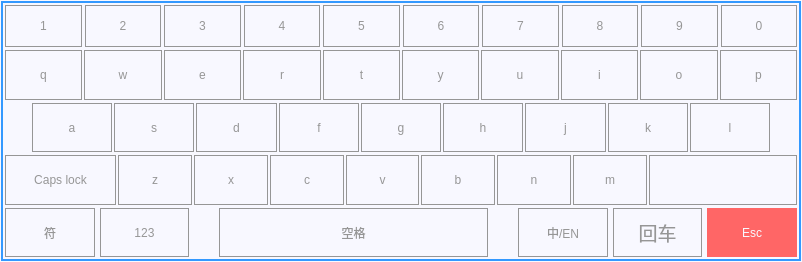
<?xml version="1.0" encoding="UTF-8"?>
<ui version="4.0">
 <class>KeyBoard</class>
 <widget class="QDialog" name="KeyBoard">
  <property name="geometry">
   <rect>
    <x>0</x>
    <y>0</y>
    <width>802</width>
    <height>262</height>
   </rect>
  </property>
  <property name="font">
   <font>
    <family>微软雅黑</family>
    <pointsize>18</pointsize>
   </font>
  </property>
  <property name="windowTitle">
   <string>Dialog</string>
  </property>
  <property name="styleSheet">
   <string notr="true">background-color: rgb(248, 248, 255);</string>
  </property>
  <layout class="QGridLayout" name="gridLayout_2">
   <property name="margin">
    <number>1</number>
   </property>
   <property name="spacing">
    <number>3</number>
   </property>
   <item row="0" column="0">
    <widget class="QStackedWidget" name="stackedWidget">
     <property name="styleSheet">
      <string notr="true">font: 14pt &quot;黑体&quot;;
color: rgb(150, 150, 150);
border-width:1px;  
border-style:solid;
border-color: rgb(51, 153, 255);  </string>
     </property>
     <property name="currentIndex">
      <number>0</number>
     </property>
     <widget class="QWidget" name="pageNormal">
      <layout class="QGridLayout" name="gridLayout_4" rowstretch="10,50">
       <property name="margin">
        <number>3</number>
       </property>
       <property name="spacing">
        <number>3</number>
       </property>
       <item row="1" column="0">
        <widget class="QStackedWidget" name="stackedWidget_Normal">
         <property name="styleSheet">
          <string notr="true">border-width:0px;  
border-style:solid;
border-color: rgb(150, 150, 150); </string>
         </property>
         <property name="currentIndex">
          <number>0</number>
         </property>
         <widget class="QWidget" name="page_Qwerty_Board">
          <layout class="QGridLayout" name="gridLayout">
           <property name="margin">
            <number>0</number>
           </property>
           <property name="spacing">
            <number>3</number>
           </property>
           <item row="0" column="0">
            <layout class="QHBoxLayout" name="layout_Normal_Row02">
             <property name="spacing">
              <number>2</number>
             </property>
             <item>
              <widget class="QToolButton" name="toolButton_q">
               <property name="sizePolicy">
                <sizepolicy hsizetype="Preferred" vsizetype="Preferred">
                 <horstretch>0</horstretch>
                 <verstretch>0</verstretch>
                </sizepolicy>
               </property>
               <property name="focusPolicy">
                <enum>Qt::NoFocus</enum>
               </property>
               <property name="styleSheet">
                <string notr="true">border-width:1px;  
border-style:solid;
border-color: rgb(150, 150, 150); </string>
               </property>
               <property name="text">
                <string>q</string>
               </property>
              </widget>
             </item>
             <item>
              <widget class="QToolButton" name="toolButton_w">
               <property name="sizePolicy">
                <sizepolicy hsizetype="Preferred" vsizetype="Preferred">
                 <horstretch>0</horstretch>
                 <verstretch>0</verstretch>
                </sizepolicy>
               </property>
               <property name="focusPolicy">
                <enum>Qt::NoFocus</enum>
               </property>
               <property name="styleSheet">
                <string notr="true">border-width:1px;  
border-style:solid;
border-color: rgb(150, 150, 150); </string>
               </property>
               <property name="text">
                <string>w</string>
               </property>
              </widget>
             </item>
             <item>
              <widget class="QToolButton" name="toolButton_e">
               <property name="sizePolicy">
                <sizepolicy hsizetype="Preferred" vsizetype="Preferred">
                 <horstretch>0</horstretch>
                 <verstretch>0</verstretch>
                </sizepolicy>
               </property>
               <property name="focusPolicy">
                <enum>Qt::NoFocus</enum>
               </property>
               <property name="styleSheet">
                <string notr="true">border-width:1px;  
border-style:solid;
border-color: rgb(150, 150, 150); </string>
               </property>
               <property name="text">
                <string>e</string>
               </property>
              </widget>
             </item>
             <item>
              <widget class="QToolButton" name="toolButton_r">
               <property name="sizePolicy">
                <sizepolicy hsizetype="Preferred" vsizetype="Preferred">
                 <horstretch>0</horstretch>
                 <verstretch>0</verstretch>
                </sizepolicy>
               </property>
               <property name="focusPolicy">
                <enum>Qt::NoFocus</enum>
               </property>
               <property name="styleSheet">
                <string notr="true">border-width:1px;  
border-style:solid;
border-color: rgb(150, 150, 150); </string>
               </property>
               <property name="text">
                <string>r</string>
               </property>
              </widget>
             </item>
             <item>
              <widget class="QToolButton" name="toolButton_t">
               <property name="sizePolicy">
                <sizepolicy hsizetype="Preferred" vsizetype="Preferred">
                 <horstretch>0</horstretch>
                 <verstretch>0</verstretch>
                </sizepolicy>
               </property>
               <property name="focusPolicy">
                <enum>Qt::NoFocus</enum>
               </property>
               <property name="styleSheet">
                <string notr="true">border-width:1px;  
border-style:solid;
border-color: rgb(150, 150, 150); </string>
               </property>
               <property name="text">
                <string>t</string>
               </property>
              </widget>
             </item>
             <item>
              <widget class="QToolButton" name="toolButton_y">
               <property name="sizePolicy">
                <sizepolicy hsizetype="Preferred" vsizetype="Preferred">
                 <horstretch>0</horstretch>
                 <verstretch>0</verstretch>
                </sizepolicy>
               </property>
               <property name="focusPolicy">
                <enum>Qt::NoFocus</enum>
               </property>
               <property name="styleSheet">
                <string notr="true">border-width:1px;  
border-style:solid;
border-color: rgb(150, 150, 150); </string>
               </property>
               <property name="text">
                <string>y</string>
               </property>
              </widget>
             </item>
             <item>
              <widget class="QToolButton" name="toolButton_u">
               <property name="sizePolicy">
                <sizepolicy hsizetype="Preferred" vsizetype="Preferred">
                 <horstretch>0</horstretch>
                 <verstretch>0</verstretch>
                </sizepolicy>
               </property>
               <property name="focusPolicy">
                <enum>Qt::NoFocus</enum>
               </property>
               <property name="styleSheet">
                <string notr="true">border-width:1px;  
border-style:solid;
border-color: rgb(150, 150, 150); </string>
               </property>
               <property name="text">
                <string>u</string>
               </property>
              </widget>
             </item>
             <item>
              <widget class="QToolButton" name="toolButton_i">
               <property name="sizePolicy">
                <sizepolicy hsizetype="Preferred" vsizetype="Preferred">
                 <horstretch>0</horstretch>
                 <verstretch>0</verstretch>
                </sizepolicy>
               </property>
               <property name="focusPolicy">
                <enum>Qt::NoFocus</enum>
               </property>
               <property name="styleSheet">
                <string notr="true">border-width:1px;  
border-style:solid;
border-color: rgb(150, 150, 150); </string>
               </property>
               <property name="text">
                <string>i</string>
               </property>
              </widget>
             </item>
             <item>
              <widget class="QToolButton" name="toolButton_o">
               <property name="sizePolicy">
                <sizepolicy hsizetype="Preferred" vsizetype="Preferred">
                 <horstretch>0</horstretch>
                 <verstretch>0</verstretch>
                </sizepolicy>
               </property>
               <property name="focusPolicy">
                <enum>Qt::NoFocus</enum>
               </property>
               <property name="styleSheet">
                <string notr="true">border-width:1px;  
border-style:solid;
border-color: rgb(150, 150, 150); </string>
               </property>
               <property name="text">
                <string>o</string>
               </property>
              </widget>
             </item>
             <item>
              <widget class="QToolButton" name="toolButton_p">
               <property name="sizePolicy">
                <sizepolicy hsizetype="Preferred" vsizetype="Preferred">
                 <horstretch>0</horstretch>
                 <verstretch>0</verstretch>
                </sizepolicy>
               </property>
               <property name="focusPolicy">
                <enum>Qt::NoFocus</enum>
               </property>
               <property name="styleSheet">
                <string notr="true">border-width:1px;  
border-style:solid;
border-color: rgb(150, 150, 150); </string>
               </property>
               <property name="text">
                <string>p</string>
               </property>
              </widget>
             </item>
            </layout>
           </item>
           <item row="2" column="0">
            <layout class="QHBoxLayout" name="layout_Normal_Row04" stretch="15,10,10,10,10,10,10,10,20">
             <property name="spacing">
              <number>2</number>
             </property>
             <item>
              <widget class="QToolButton" name="toolButton_capslock">
               <property name="sizePolicy">
                <sizepolicy hsizetype="Preferred" vsizetype="Preferred">
                 <horstretch>0</horstretch>
                 <verstretch>0</verstretch>
                </sizepolicy>
               </property>
               <property name="focusPolicy">
                <enum>Qt::NoFocus</enum>
               </property>
               <property name="styleSheet">
                <string notr="true">border-width:1px;  
border-style:solid;
border-color: rgb(150, 150, 150); </string>
               </property>
               <property name="text">
                <string>Caps lock</string>
               </property>
               <property name="iconSize">
                <size>
                 <width>24</width>
                 <height>24</height>
                </size>
               </property>
              </widget>
             </item>
             <item>
              <widget class="QToolButton" name="toolButton_z">
               <property name="sizePolicy">
                <sizepolicy hsizetype="Preferred" vsizetype="Preferred">
                 <horstretch>0</horstretch>
                 <verstretch>0</verstretch>
                </sizepolicy>
               </property>
               <property name="focusPolicy">
                <enum>Qt::NoFocus</enum>
               </property>
               <property name="styleSheet">
                <string notr="true">border-width:1px;  
border-style:solid;
border-color: rgb(150, 150, 150); </string>
               </property>
               <property name="text">
                <string>z</string>
               </property>
              </widget>
             </item>
             <item>
              <widget class="QToolButton" name="toolButton_x">
               <property name="sizePolicy">
                <sizepolicy hsizetype="Preferred" vsizetype="Preferred">
                 <horstretch>0</horstretch>
                 <verstretch>0</verstretch>
                </sizepolicy>
               </property>
               <property name="focusPolicy">
                <enum>Qt::NoFocus</enum>
               </property>
               <property name="styleSheet">
                <string notr="true">border-width:1px;  
border-style:solid;
border-color: rgb(150, 150, 150); </string>
               </property>
               <property name="text">
                <string>x</string>
               </property>
              </widget>
             </item>
             <item>
              <widget class="QToolButton" name="toolButton_c">
               <property name="sizePolicy">
                <sizepolicy hsizetype="Preferred" vsizetype="Preferred">
                 <horstretch>0</horstretch>
                 <verstretch>0</verstretch>
                </sizepolicy>
               </property>
               <property name="focusPolicy">
                <enum>Qt::NoFocus</enum>
               </property>
               <property name="styleSheet">
                <string notr="true">border-width:1px;  
border-style:solid;
border-color: rgb(150, 150, 150); </string>
               </property>
               <property name="text">
                <string>c</string>
               </property>
              </widget>
             </item>
             <item>
              <widget class="QToolButton" name="toolButton_v">
               <property name="sizePolicy">
                <sizepolicy hsizetype="Preferred" vsizetype="Preferred">
                 <horstretch>0</horstretch>
                 <verstretch>0</verstretch>
                </sizepolicy>
               </property>
               <property name="focusPolicy">
                <enum>Qt::NoFocus</enum>
               </property>
               <property name="styleSheet">
                <string notr="true">border-width:1px;  
border-style:solid;
border-color: rgb(150, 150, 150); </string>
               </property>
               <property name="text">
                <string>v</string>
               </property>
              </widget>
             </item>
             <item>
              <widget class="QToolButton" name="toolButton_b">
               <property name="sizePolicy">
                <sizepolicy hsizetype="Preferred" vsizetype="Preferred">
                 <horstretch>0</horstretch>
                 <verstretch>0</verstretch>
                </sizepolicy>
               </property>
               <property name="focusPolicy">
                <enum>Qt::NoFocus</enum>
               </property>
               <property name="styleSheet">
                <string notr="true">border-width:1px;  
border-style:solid;
border-color: rgb(150, 150, 150); </string>
               </property>
               <property name="text">
                <string>b</string>
               </property>
              </widget>
             </item>
             <item>
              <widget class="QToolButton" name="toolButton_n">
               <property name="sizePolicy">
                <sizepolicy hsizetype="Preferred" vsizetype="Preferred">
                 <horstretch>0</horstretch>
                 <verstretch>0</verstretch>
                </sizepolicy>
               </property>
               <property name="focusPolicy">
                <enum>Qt::NoFocus</enum>
               </property>
               <property name="styleSheet">
                <string notr="true">border-width:1px;  
border-style:solid;
border-color: rgb(150, 150, 150); </string>
               </property>
               <property name="text">
                <string>n</string>
               </property>
              </widget>
             </item>
             <item>
              <widget class="QToolButton" name="toolButton_m">
               <property name="sizePolicy">
                <sizepolicy hsizetype="Preferred" vsizetype="Preferred">
                 <horstretch>0</horstretch>
                 <verstretch>0</verstretch>
                </sizepolicy>
               </property>
               <property name="focusPolicy">
                <enum>Qt::NoFocus</enum>
               </property>
               <property name="styleSheet">
                <string notr="true">border-width:1px;  
border-style:solid;
border-color: rgb(150, 150, 150); </string>
               </property>
               <property name="text">
                <string>m</string>
               </property>
              </widget>
             </item>
             <item>
              <widget class="QToolButton" name="toolButton_backspace">
               <property name="sizePolicy">
                <sizepolicy hsizetype="Preferred" vsizetype="Preferred">
                 <horstretch>0</horstretch>
                 <verstretch>0</verstretch>
                </sizepolicy>
               </property>
               <property name="focusPolicy">
                <enum>Qt::NoFocus</enum>
               </property>
               <property name="styleSheet">
                <string notr="true">border-width:1px;  
border-style:solid;
border-color: rgb(150, 150, 150); </string>
               </property>
               <property name="text">
                <string/>
               </property>
               <property name="icon">
                <iconset resource="keypad.qrc">
                 <normaloff>:/new/keypad/picture/keypad/backspace.png</normaloff>:/new/keypad/picture/keypad/backspace.png</iconset>
               </property>
               <property name="iconSize">
                <size>
                 <width>24</width>
                 <height>24</height>
                </size>
               </property>
               <property name="toolButtonStyle">
                <enum>Qt::ToolButtonIconOnly</enum>
               </property>
              </widget>
             </item>
            </layout>
           </item>
           <item row="3" column="0">
            <layout class="QHBoxLayout" name="layout_Normal_Row05" stretch="10,10,0,30,0,10,10,10">
             <property name="spacing">
              <number>5</number>
             </property>
             <item>
              <widget class="QToolButton" name="toolButton_SymbolPad">
               <property name="sizePolicy">
                <sizepolicy hsizetype="Preferred" vsizetype="Preferred">
                 <horstretch>0</horstretch>
                 <verstretch>0</verstretch>
                </sizepolicy>
               </property>
               <property name="focusPolicy">
                <enum>Qt::NoFocus</enum>
               </property>
               <property name="styleSheet">
                <string notr="true">border-width:1px;  
border-style:solid;
border-color: rgb(150, 150, 150); </string>
               </property>
               <property name="text">
                <string>符</string>
               </property>
              </widget>
             </item>
             <item>
              <widget class="QToolButton" name="toolButton_NumPad">
               <property name="sizePolicy">
                <sizepolicy hsizetype="Preferred" vsizetype="Preferred">
                 <horstretch>0</horstretch>
                 <verstretch>0</verstretch>
                </sizepolicy>
               </property>
               <property name="focusPolicy">
                <enum>Qt::NoFocus</enum>
               </property>
               <property name="styleSheet">
                <string notr="true">border-width:1px;  
border-style:solid;
border-color: rgb(150, 150, 150); </string>
               </property>
               <property name="text">
                <string>123</string>
               </property>
              </widget>
             </item>
             <item>
              <widget class="QLabel" name="label_space_left">
               <property name="minimumSize">
                <size>
                 <width>20</width>
                 <height>0</height>
                </size>
               </property>
               <property name="maximumSize">
                <size>
                 <width>20</width>
                 <height>16777215</height>
                </size>
               </property>
               <property name="text">
                <string/>
               </property>
              </widget>
             </item>
             <item>
              <widget class="QToolButton" name="toolButton_space">
               <property name="sizePolicy">
                <sizepolicy hsizetype="Preferred" vsizetype="Preferred">
                 <horstretch>0</horstretch>
                 <verstretch>0</verstretch>
                </sizepolicy>
               </property>
               <property name="focusPolicy">
                <enum>Qt::NoFocus</enum>
               </property>
               <property name="styleSheet">
                <string notr="true">border-width:1px;  
border-style:solid;
border-color: rgb(150, 150, 150); </string>
               </property>
               <property name="text">
                <string>空格</string>
               </property>
              </widget>
             </item>
             <item>
              <widget class="QLabel" name="label_space_right">
               <property name="minimumSize">
                <size>
                 <width>20</width>
                 <height>0</height>
                </size>
               </property>
               <property name="maximumSize">
                <size>
                 <width>20</width>
                 <height>16777215</height>
                </size>
               </property>
               <property name="text">
                <string/>
               </property>
              </widget>
             </item>
             <item>
              <widget class="QToolButton" name="toolButton_znen">
               <property name="sizePolicy">
                <sizepolicy hsizetype="Preferred" vsizetype="Preferred">
                 <horstretch>0</horstretch>
                 <verstretch>0</verstretch>
                </sizepolicy>
               </property>
               <property name="focusPolicy">
                <enum>Qt::NoFocus</enum>
               </property>
               <property name="styleSheet">
                <string notr="true">border-width:1px;  
border-style:solid;
border-color: rgb(150, 150, 150); </string>
               </property>
               <property name="text">
                <string>中/EN</string>
               </property>
               <property name="toolButtonStyle">
                <enum>Qt::ToolButtonTextOnly</enum>
               </property>
              </widget>
             </item>
             <item>
              <widget class="QToolButton" name="toolButton_Enter">
               <property name="sizePolicy">
                <sizepolicy hsizetype="Preferred" vsizetype="Preferred">
                 <horstretch>0</horstretch>
                 <verstretch>0</verstretch>
                </sizepolicy>
               </property>
               <property name="font">
                <font>
                 <family>黑体</family>
                 <pointsize>14</pointsize>
                 <weight>50</weight>
                 <italic>false</italic>
                 <bold>false</bold>
                </font>
               </property>
               <property name="focusPolicy">
                <enum>Qt::NoFocus</enum>
               </property>
               <property name="styleSheet">
                <string notr="true">border-width:1px;  
border-style:solid;
border-color: rgb(150, 150, 150); </string>
               </property>
               <property name="text">
                <string>回车</string>
               </property>
              </widget>
             </item>
             <item>
              <widget class="QToolButton" name="toolButton_hide">
               <property name="sizePolicy">
                <sizepolicy hsizetype="Preferred" vsizetype="Preferred">
                 <horstretch>0</horstretch>
                 <verstretch>0</verstretch>
                </sizepolicy>
               </property>
               <property name="focusPolicy">
                <enum>Qt::NoFocus</enum>
               </property>
               <property name="styleSheet">
                <string notr="true">background-color: rgb(255,102, 102);
color: rgb(248, 248, 255);</string>
               </property>
               <property name="text">
                <string>Esc</string>
               </property>
               <property name="iconSize">
                <size>
                 <width>36</width>
                 <height>36</height>
                </size>
               </property>
              </widget>
             </item>
            </layout>
           </item>
           <item row="1" column="0">
            <layout class="QHBoxLayout" name="layout_Normal_Row03">
             <property name="spacing">
              <number>2</number>
             </property>
             <item>
              <widget class="QLabel" name="label_asdf_left">
               <property name="maximumSize">
                <size>
                 <width>25</width>
                 <height>16777215</height>
                </size>
               </property>
               <property name="text">
                <string/>
               </property>
              </widget>
             </item>
             <item>
              <widget class="QToolButton" name="toolButton_a">
               <property name="sizePolicy">
                <sizepolicy hsizetype="Preferred" vsizetype="Preferred">
                 <horstretch>0</horstretch>
                 <verstretch>0</verstretch>
                </sizepolicy>
               </property>
               <property name="focusPolicy">
                <enum>Qt::NoFocus</enum>
               </property>
               <property name="styleSheet">
                <string notr="true">border-width:1px;  
border-style:solid;
border-color: rgb(150, 150, 150); </string>
               </property>
               <property name="text">
                <string>a</string>
               </property>
              </widget>
             </item>
             <item>
              <widget class="QToolButton" name="toolButton_s">
               <property name="sizePolicy">
                <sizepolicy hsizetype="Preferred" vsizetype="Preferred">
                 <horstretch>0</horstretch>
                 <verstretch>0</verstretch>
                </sizepolicy>
               </property>
               <property name="focusPolicy">
                <enum>Qt::NoFocus</enum>
               </property>
               <property name="styleSheet">
                <string notr="true">border-width:1px;  
border-style:solid;
border-color: rgb(150, 150, 150); </string>
               </property>
               <property name="text">
                <string>s</string>
               </property>
              </widget>
             </item>
             <item>
              <widget class="QToolButton" name="toolButton_d">
               <property name="sizePolicy">
                <sizepolicy hsizetype="Preferred" vsizetype="Preferred">
                 <horstretch>0</horstretch>
                 <verstretch>0</verstretch>
                </sizepolicy>
               </property>
               <property name="focusPolicy">
                <enum>Qt::NoFocus</enum>
               </property>
               <property name="styleSheet">
                <string notr="true">border-width:1px;  
border-style:solid;
border-color: rgb(150, 150, 150); </string>
               </property>
               <property name="text">
                <string>d</string>
               </property>
              </widget>
             </item>
             <item>
              <widget class="QToolButton" name="toolButton_f">
               <property name="sizePolicy">
                <sizepolicy hsizetype="Preferred" vsizetype="Preferred">
                 <horstretch>0</horstretch>
                 <verstretch>0</verstretch>
                </sizepolicy>
               </property>
               <property name="focusPolicy">
                <enum>Qt::NoFocus</enum>
               </property>
               <property name="styleSheet">
                <string notr="true">border-width:1px;  
border-style:solid;
border-color: rgb(150, 150, 150); </string>
               </property>
               <property name="text">
                <string>f</string>
               </property>
              </widget>
             </item>
             <item>
              <widget class="QToolButton" name="toolButton_g">
               <property name="sizePolicy">
                <sizepolicy hsizetype="Preferred" vsizetype="Preferred">
                 <horstretch>0</horstretch>
                 <verstretch>0</verstretch>
                </sizepolicy>
               </property>
               <property name="focusPolicy">
                <enum>Qt::NoFocus</enum>
               </property>
               <property name="styleSheet">
                <string notr="true">border-width:1px;  
border-style:solid;
border-color: rgb(150, 150, 150); </string>
               </property>
               <property name="text">
                <string>g</string>
               </property>
              </widget>
             </item>
             <item>
              <widget class="QToolButton" name="toolButton_h">
               <property name="sizePolicy">
                <sizepolicy hsizetype="Preferred" vsizetype="Preferred">
                 <horstretch>0</horstretch>
                 <verstretch>0</verstretch>
                </sizepolicy>
               </property>
               <property name="focusPolicy">
                <enum>Qt::NoFocus</enum>
               </property>
               <property name="styleSheet">
                <string notr="true">border-width:1px;  
border-style:solid;
border-color: rgb(150, 150, 150); </string>
               </property>
               <property name="text">
                <string>h</string>
               </property>
              </widget>
             </item>
             <item>
              <widget class="QToolButton" name="toolButton_j">
               <property name="sizePolicy">
                <sizepolicy hsizetype="Preferred" vsizetype="Preferred">
                 <horstretch>0</horstretch>
                 <verstretch>0</verstretch>
                </sizepolicy>
               </property>
               <property name="focusPolicy">
                <enum>Qt::NoFocus</enum>
               </property>
               <property name="styleSheet">
                <string notr="true">border-width:1px;  
border-style:solid;
border-color: rgb(150, 150, 150); </string>
               </property>
               <property name="text">
                <string>j</string>
               </property>
              </widget>
             </item>
             <item>
              <widget class="QToolButton" name="toolButton_k">
               <property name="sizePolicy">
                <sizepolicy hsizetype="Preferred" vsizetype="Preferred">
                 <horstretch>0</horstretch>
                 <verstretch>0</verstretch>
                </sizepolicy>
               </property>
               <property name="focusPolicy">
                <enum>Qt::NoFocus</enum>
               </property>
               <property name="styleSheet">
                <string notr="true">border-width:1px;  
border-style:solid;
border-color: rgb(150, 150, 150); </string>
               </property>
               <property name="text">
                <string>k</string>
               </property>
              </widget>
             </item>
             <item>
              <widget class="QToolButton" name="toolButton_l">
               <property name="sizePolicy">
                <sizepolicy hsizetype="Preferred" vsizetype="Preferred">
                 <horstretch>0</horstretch>
                 <verstretch>0</verstretch>
                </sizepolicy>
               </property>
               <property name="focusPolicy">
                <enum>Qt::NoFocus</enum>
               </property>
               <property name="styleSheet">
                <string notr="true">border-width:1px;  
border-style:solid;
border-color: rgb(150, 150, 150); </string>
               </property>
               <property name="text">
                <string>l</string>
               </property>
              </widget>
             </item>
             <item>
              <widget class="QLabel" name="label_hjkl_right">
               <property name="maximumSize">
                <size>
                 <width>25</width>
                 <height>16777215</height>
                </size>
               </property>
               <property name="text">
                <string/>
               </property>
              </widget>
             </item>
            </layout>
           </item>
          </layout>
         </widget>
        </widget>
       </item>
       <item row="0" column="0">
        <widget class="QStackedWidget" name="stackedWidget_Normal_Header">
         <property name="styleSheet">
          <string notr="true">border-width:0px;  
border-style:solid;
border-color: rgb(150, 150, 150); </string>
         </property>
         <property name="currentIndex">
          <number>0</number>
         </property>
         <widget class="QWidget" name="pageNormalHeader_Num">
          <layout class="QHBoxLayout" name="horizontalLayout_2">
           <property name="spacing">
            <number>3</number>
           </property>
           <property name="margin">
            <number>0</number>
           </property>
           <item>
            <widget class="QToolButton" name="toolButton_1">
             <property name="sizePolicy">
              <sizepolicy hsizetype="Preferred" vsizetype="Preferred">
               <horstretch>0</horstretch>
               <verstretch>0</verstretch>
              </sizepolicy>
             </property>
             <property name="focusPolicy">
              <enum>Qt::NoFocus</enum>
             </property>
             <property name="styleSheet">
              <string notr="true">border-width:1px;  
border-style:solid;
border-color: rgb(150, 150, 150); </string>
             </property>
             <property name="text">
              <string>1</string>
             </property>
            </widget>
           </item>
           <item>
            <widget class="QToolButton" name="toolButton_2">
             <property name="sizePolicy">
              <sizepolicy hsizetype="Preferred" vsizetype="Preferred">
               <horstretch>0</horstretch>
               <verstretch>0</verstretch>
              </sizepolicy>
             </property>
             <property name="focusPolicy">
              <enum>Qt::NoFocus</enum>
             </property>
             <property name="styleSheet">
              <string notr="true">border-width:1px;  
border-style:solid;
border-color: rgb(150, 150, 150); </string>
             </property>
             <property name="text">
              <string>2</string>
             </property>
            </widget>
           </item>
           <item>
            <widget class="QToolButton" name="toolButton_3">
             <property name="sizePolicy">
              <sizepolicy hsizetype="Preferred" vsizetype="Preferred">
               <horstretch>0</horstretch>
               <verstretch>0</verstretch>
              </sizepolicy>
             </property>
             <property name="focusPolicy">
              <enum>Qt::NoFocus</enum>
             </property>
             <property name="styleSheet">
              <string notr="true">border-width:1px;  
border-style:solid;
border-color: rgb(150, 150, 150); </string>
             </property>
             <property name="text">
              <string>3</string>
             </property>
            </widget>
           </item>
           <item>
            <widget class="QToolButton" name="toolButton_4">
             <property name="sizePolicy">
              <sizepolicy hsizetype="Preferred" vsizetype="Preferred">
               <horstretch>0</horstretch>
               <verstretch>0</verstretch>
              </sizepolicy>
             </property>
             <property name="focusPolicy">
              <enum>Qt::NoFocus</enum>
             </property>
             <property name="styleSheet">
              <string notr="true">border-width:1px;  
border-style:solid;
border-color: rgb(150, 150, 150); </string>
             </property>
             <property name="text">
              <string>4</string>
             </property>
            </widget>
           </item>
           <item>
            <widget class="QToolButton" name="toolButton_5">
             <property name="sizePolicy">
              <sizepolicy hsizetype="Preferred" vsizetype="Preferred">
               <horstretch>0</horstretch>
               <verstretch>0</verstretch>
              </sizepolicy>
             </property>
             <property name="focusPolicy">
              <enum>Qt::NoFocus</enum>
             </property>
             <property name="styleSheet">
              <string notr="true">border-width:1px;  
border-style:solid;
border-color: rgb(150, 150, 150); </string>
             </property>
             <property name="text">
              <string>5</string>
             </property>
            </widget>
           </item>
           <item>
            <widget class="QToolButton" name="toolButton_6">
             <property name="sizePolicy">
              <sizepolicy hsizetype="Preferred" vsizetype="Preferred">
               <horstretch>0</horstretch>
               <verstretch>0</verstretch>
              </sizepolicy>
             </property>
             <property name="focusPolicy">
              <enum>Qt::NoFocus</enum>
             </property>
             <property name="styleSheet">
              <string notr="true">border-width:1px;  
border-style:solid;
border-color: rgb(150, 150, 150); </string>
             </property>
             <property name="text">
              <string>6</string>
             </property>
            </widget>
           </item>
           <item>
            <widget class="QToolButton" name="toolButton_7">
             <property name="sizePolicy">
              <sizepolicy hsizetype="Preferred" vsizetype="Preferred">
               <horstretch>0</horstretch>
               <verstretch>0</verstretch>
              </sizepolicy>
             </property>
             <property name="focusPolicy">
              <enum>Qt::NoFocus</enum>
             </property>
             <property name="styleSheet">
              <string notr="true">border-width:1px;  
border-style:solid;
border-color: rgb(150, 150, 150); </string>
             </property>
             <property name="text">
              <string>7</string>
             </property>
            </widget>
           </item>
           <item>
            <widget class="QToolButton" name="toolButton_8">
             <property name="sizePolicy">
              <sizepolicy hsizetype="Preferred" vsizetype="Preferred">
               <horstretch>0</horstretch>
               <verstretch>0</verstretch>
              </sizepolicy>
             </property>
             <property name="focusPolicy">
              <enum>Qt::NoFocus</enum>
             </property>
             <property name="styleSheet">
              <string notr="true">border-width:1px;  
border-style:solid;
border-color: rgb(150, 150, 150); </string>
             </property>
             <property name="text">
              <string>8</string>
             </property>
            </widget>
           </item>
           <item>
            <widget class="QToolButton" name="toolButton_9">
             <property name="sizePolicy">
              <sizepolicy hsizetype="Preferred" vsizetype="Preferred">
               <horstretch>0</horstretch>
               <verstretch>0</verstretch>
              </sizepolicy>
             </property>
             <property name="focusPolicy">
              <enum>Qt::NoFocus</enum>
             </property>
             <property name="styleSheet">
              <string notr="true">border-width:1px;  
border-style:solid;
border-color: rgb(150, 150, 150); </string>
             </property>
             <property name="text">
              <string>9</string>
             </property>
            </widget>
           </item>
           <item>
            <widget class="QToolButton" name="toolButton_0">
             <property name="sizePolicy">
              <sizepolicy hsizetype="Preferred" vsizetype="Preferred">
               <horstretch>0</horstretch>
               <verstretch>0</verstretch>
              </sizepolicy>
             </property>
             <property name="focusPolicy">
              <enum>Qt::NoFocus</enum>
             </property>
             <property name="styleSheet">
              <string notr="true">border-width:1px;  
border-style:solid;
border-color: rgb(150, 150, 150); </string>
             </property>
             <property name="text">
              <string>0</string>
             </property>
            </widget>
           </item>
          </layout>
         </widget>
        </widget>
       </item>
      </layout>
     </widget>
    </widget>
   </item>
  </layout>
 </widget>
 <resources>
  <include location="keypad.qrc"/>
 </resources>
 <connections/>
</ui>
